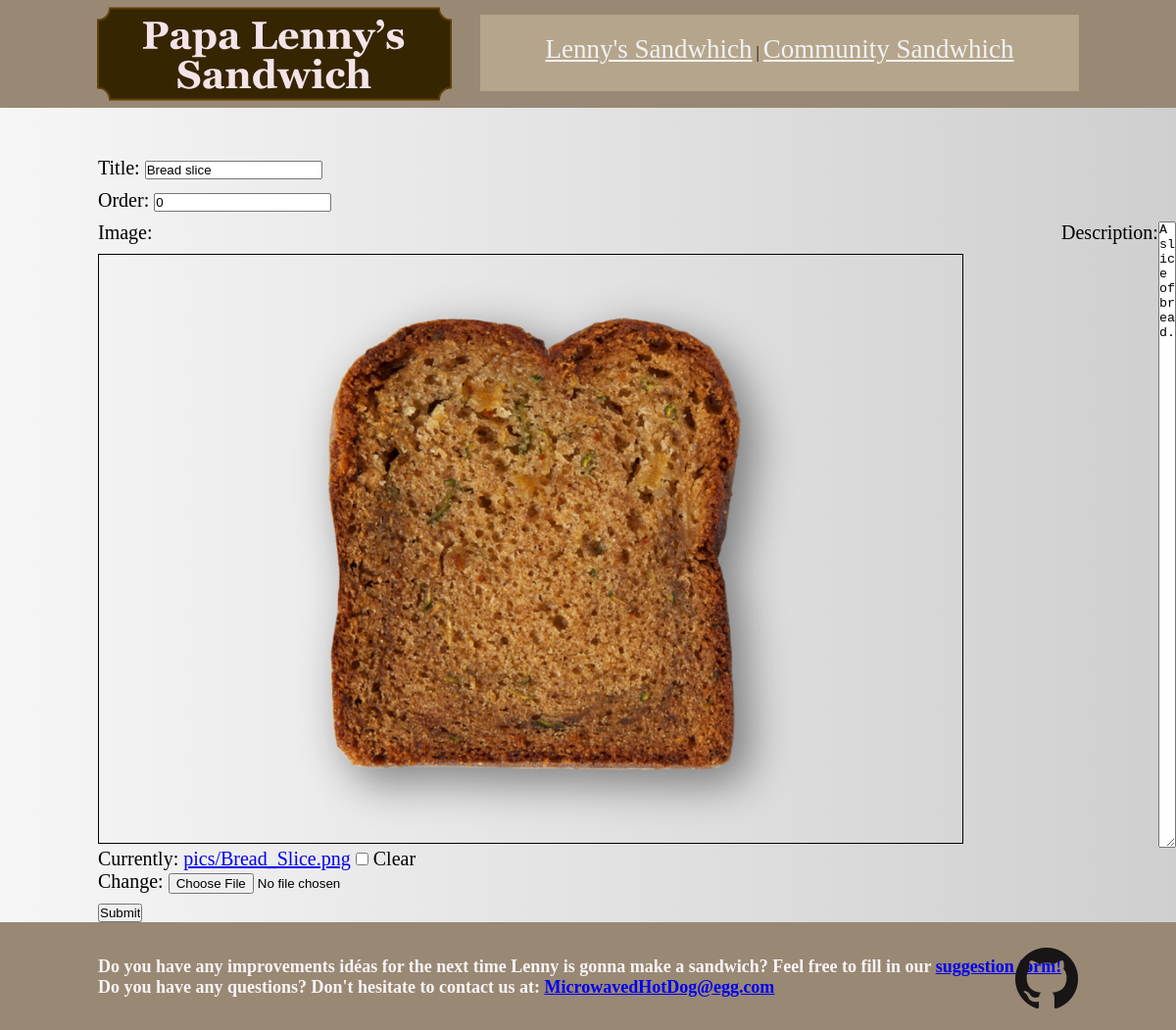
Page /Community_sandwich/edit_ingredient/1 (signed in) on the earlier database version.
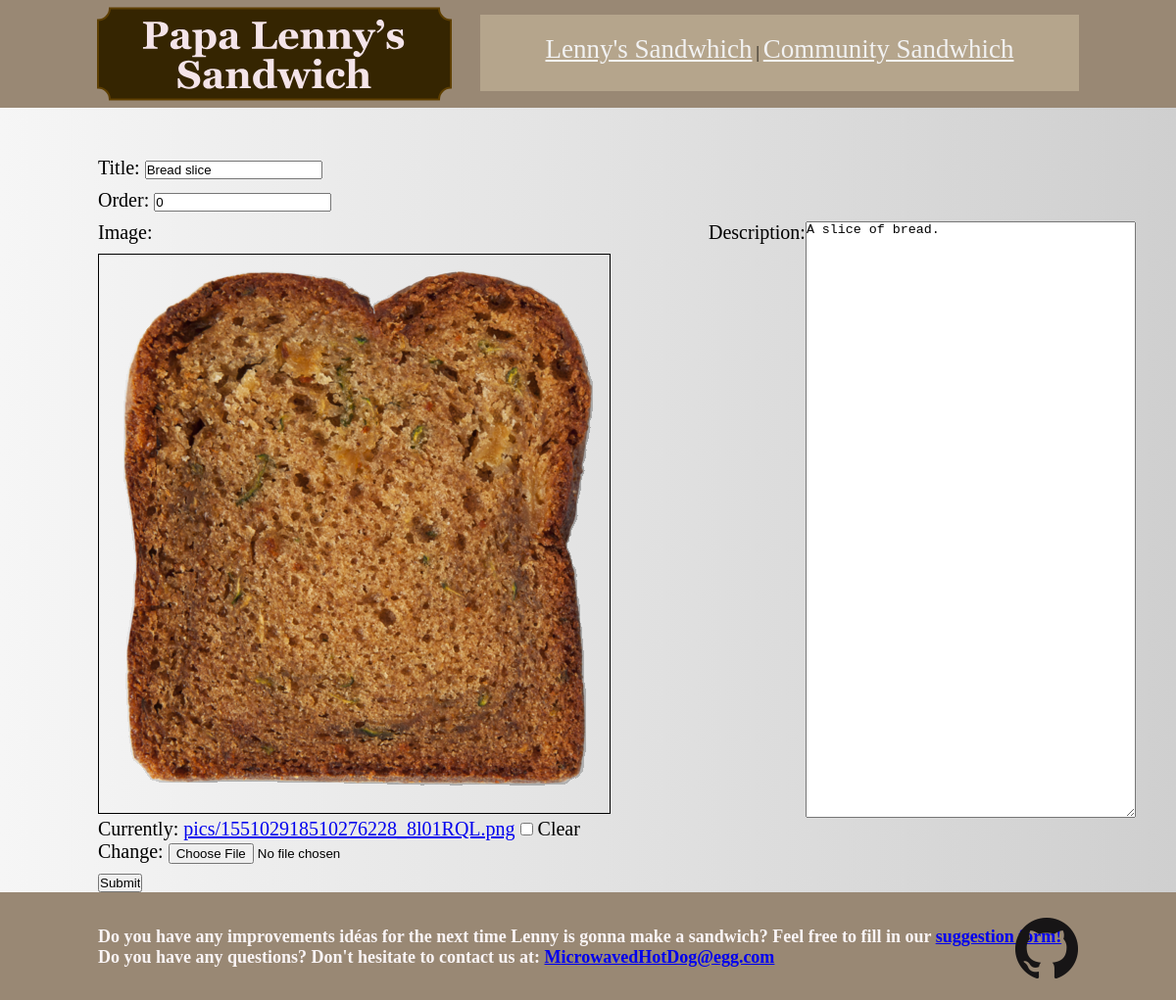
Same page on the later database version.
### eggu/models.py (models this page shows, shortened)
class Ingredient(models.Model):
    title = models.CharField(max_length=255)
    description = models.TextField()
    order = models.IntegerField(default=0)
    image = models.ImageField(upload_to="pics", blank=True)
    Sandwich = models.ForeignKey(Sandwich, on_delete=models.DO_NOTHING)
    class Meta:
        ordering = ["order", ]

### eggu/views.py (the view)
# urls.py: path("Community_sandwich/edit_ingredient/<int:ingredient_pk>", views.edit_ingredient, name="edit_ingredient"),
@login_required
def edit_ingredient(request, ingredient_pk):
    ingredient = get_object_or_404(Ingredient, pk=ingredient_pk)
    form = forms.IngredientForm(instance=ingredient)
    if request.method == "POST":
        form = forms.IngredientForm(request.POST, request.FILES, instance=ingredient)
        if form.is_valid():
            form.save()
            return HttpResponseRedirect(reverse("eggu:community_sandwich"))
    return render(request, "eggu/ingredient_form.html", {"form": form})

### eggu/forms.py
class IngredientForm(forms.ModelForm):
    class Meta:
        model = models.Ingredient
        fields = [
            "title",
            "description",
            "order",
            "image",
        ]

### eggu/templates/eggu/ingredient_form.html (shortened to what this page needs)
{% extends "layout.html" %}
{% block content %}
<div class="row columns">
    <form action="" method="POST" enctype="multipart/form-data">
        <p>Title: {{ form.title }}</p>
        <p>Order: {{ form.order }}</p>
        <div id="form-flex-section">
            <div>
                {% if form.instance.image %}
                <p>Image:</p>
                <img src="{{ form.instance.image.url }}" width="700" alt="gamer ingredient" id="ingredient-image-form">
                {% endif %}
            </div>
            <p>Description:</p>
            {{ form.description }}
        </div>
        {% if form.instance.image %}
            <p>{{ form.image }}</p>
        {% else %}
            <p>Image: {{ form.image }}</p>
        {% endif %}
        <input type="submit" class="button">
    </form>
</div>
{% endblock %}

Differences in the rows shown:
changed Ingredient "Bread slice": instance.image: a different picture
Other differences:
text no longer shown: "Currently: pics/Bread_Slice.png Clear Change:"
text now shown: "Currently: pics/155102918510276228_8l01RQL.png Clear Change:"
